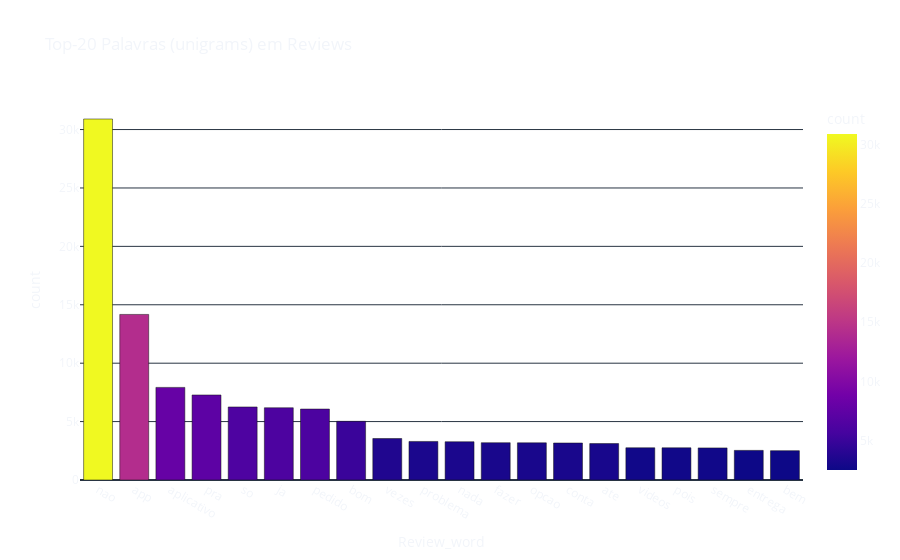

The code cell stored with this chart in its notebook:
### Markdown cell above
**`N-gram analysis`**

### Code cell
from sklearn.feature_extraction.text import CountVectorizer

with open('Data\stopwords_pt.txt', encoding='utf8') as fp:
    stopwords = [line.strip() for line in fp]
    fp.close()


def get_top_n_words(corpus, n=None):
    vec = CountVectorizer(stop_words=stopwords).fit(corpus)
    bag_of_words = vec.transform(corpus)
    sum_words = bag_of_words.sum(axis=0)
    words_freq = [(word, sum_words[0, idx])
                  for word, idx in vec.vocabulary_.items()]
    words_freq = sorted(words_freq, key=lambda x: x[1], reverse=True)
    return words_freq[:n]


common_words = get_top_n_words(df['content'], 20)
for word, freq in common_words:
    print(f'{word}: {freq}')

df2 = pd.DataFrame(common_words, columns=['Review_word', 'count'])

fig = px.bar(df2, x='Review_word', y='count',
             title='Top-20 Palavras (unigrams) em Reviews',
             color='count')
fig.update_layout(template='plotly_dark',
                  paper_bgcolor='rgba(0, 0, 0, 0)',
                  plot_bgcolor='rgba(0, 0, 0, 0)'
                  )
fig.show()

### Figure 1 — Plotly figure (JSON) as saved in the notebook; plotly's stock layout.template omitted (floating-point values rounded to 4 significant figures)
{"data": [{"alignmentgroup": "True", "hovertemplate": "Review_word=%{x}<br>count=%{marker.color}<extra></extra>", "legendgroup": "", "marker": {"color": [30904, 14174, 7927, 7278, 6253, 6185, 6073, 5025, 3553, 3301, 3276, 3194, 3183, 3168, 3119, 2758, 2756, 2750, 2536, 2509], "coloraxis": "coloraxis", "pattern": {"shape": ""}}, "name": "", "offsetgroup": "", "orientation": "v", "showlegend": false, "textposition": "auto", "type": "bar", "x": ["nao", "app", "aplicativo", "pra", "so", "ja", "pedido", "bom", "vezes", "problema", "nada", "fazer", "opcao", "conta", "ate", "videos", "pois", "sempre", "entrega", "bem"], "xaxis": "x", "y": [30904, 14174, 7927, 7278, 6253, 6185, 6073, 5025, 3553, 3301, 3276, 3194, 3183, 3168, 3119, 2758, 2756, 2750, 2536, 2509], "yaxis": "y"}], "layout": {"barmode": "relative", "coloraxis": {"colorbar": {"title": {"text": "count"}}, "colorscale": [[0, "#0d0887"], [0.1111, "#46039f"], [0.2222, "#7201a8"], [0.3333, "#9c179e"], [0.4444, "#bd3786"], [0.5556, "#d8576b"], [0.6667, "#ed7953"], [0.7778, "#fb9f3a"], [0.8889, "#fdca26"], [1, "#f0f921"]]}, "legend": {"tracegroupgap": 0}, "paper_bgcolor": "rgba(0, 0, 0, 0)", "plot_bgcolor": "rgba(0, 0, 0, 0)", "title": {"text": "Top-20 Palavras (unigrams) em Reviews"}, "xaxis": {"anchor": "y", "domain": [0, 1], "title": {"text": "Review_word"}}, "yaxis": {"anchor": "x", "domain": [0, 1], "title": {"text": "count"}}}}
